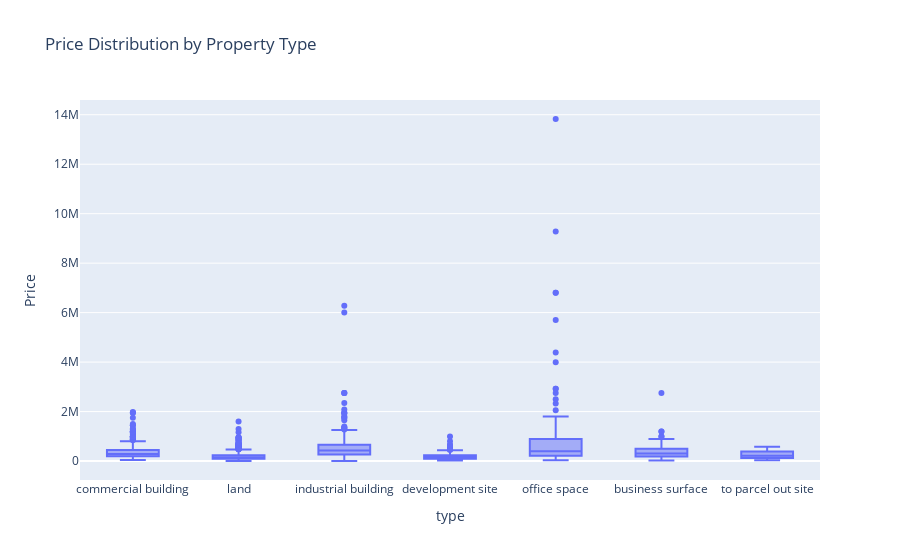

Notebook source saved alongside this figure:
### Code cell
# Outliers Describe price by type
fig = px.box(property_df, x='type', y='Price',
             title='Price Distribution by Property Type')
fig.show()


# Show top 10 highest prices in each type
property_df[property_df['type'].isin(['industrial building','office space'])] \
    .sort_values('Price', ascending=False).head(10)

### Figure 1 — Plotly figure (JSON) as saved in the notebook; plotly's stock layout.template omitted (floating-point values rounded to 4 significant figures; data arrays with more than 128 entries replaced by an {"elided": "..."} marker saying what was removed)
{"data": [{"alignmentgroup": "True", "hovertemplate": "type=%{x}<br>Price=%{y}<extra></extra>", "legendgroup": "", "marker": {"color": "#636efa"}, "name": "", "notched": false, "offsetgroup": "", "orientation": "v", "showlegend": false, "type": "box", "x": {"elided": "1832 str values"}, "x0": " ", "xaxis": "x", "y": {"elided": "1832 float values"}, "y0": " ", "yaxis": "y"}], "layout": {"boxmode": "group", "legend": {"tracegroupgap": 0}, "title": {"text": "Price Distribution by Property Type"}, "xaxis": {"anchor": "y", "domain": [0, 1], "title": {"text": "type"}}, "yaxis": {"anchor": "x", "domain": [0, 1], "title": {"text": "Price"}}}}
